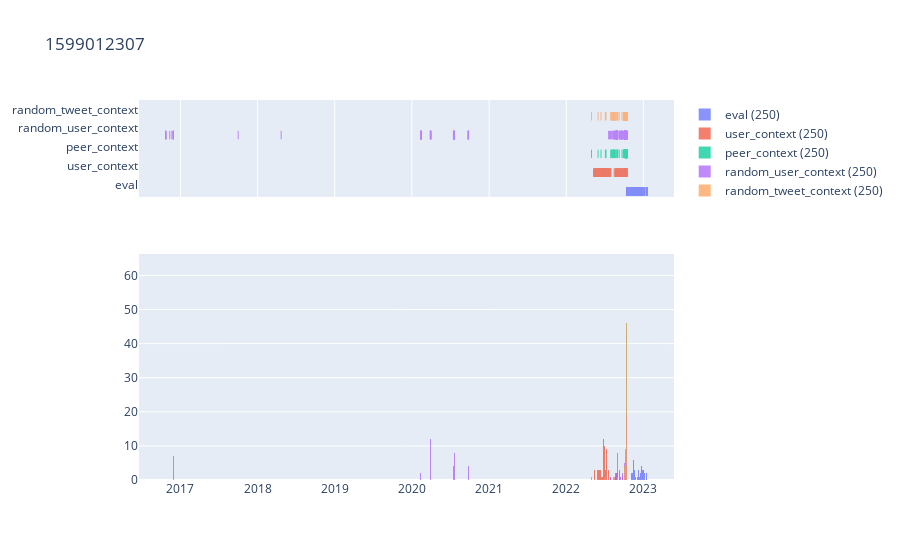
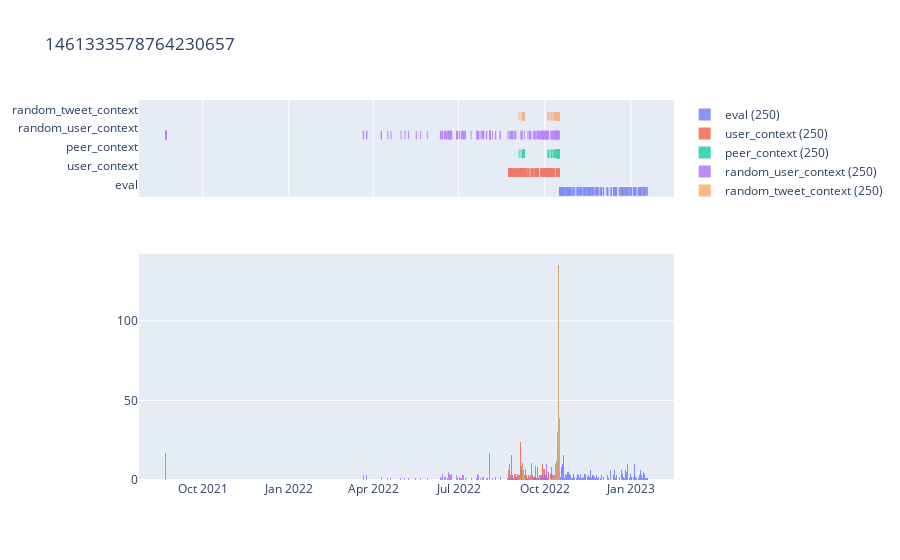
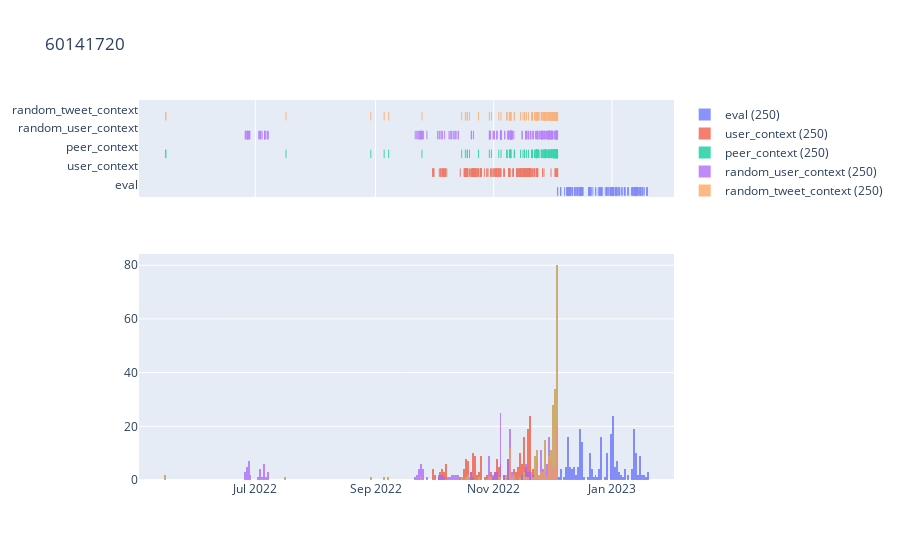

The notebook cell these images were saved under, in order:
### Code cell
for s in all_subjects:
    dl = SubjectDataLoaderFromDisk(user_id=s, data_path=data_path)
    ds = dl.load_data()
    print(s)
    print(f"Total tweets vs unique (peer context): {ds['peer_context'].num_rows} / {len(ds['peer_context'].unique('id'))}")
    print(f"Total tweets vs unique (rand. tweet context): {ds['random_tweet_context'].num_rows} / {len(ds['random_tweet_context'].unique('id'))}")
    peer_ids, rand_tweets_ids = set(ds['peer_context'].unique('conversation_id')), set(ds['random_tweet_context'].unique('conversation_id'))
    print(f"Conversation intersection of peer vs random tweets: {peer_ids.intersection(rand_tweets_ids)}")
    timelines(ds, title=s)

### Figure 1 — Plotly figure (JSON) as saved in the notebook; plotly's stock layout.template omitted (floating-point values rounded to 4 significant figures; data arrays with more than 128 entries replaced by an {"elided": "..."} marker saying what was removed)
{"data": [{"boxpoints": "all", "fillcolor": "rgba(255,255,255,0)", "hoveron": "points", "hovertext": {"elided": "250 str values"}, "jitter": 0, "line": {"color": "rgba(255,255,255,0)"}, "marker": {"color": "#636EFA", "symbol": "line-ns-open"}, "name": "eval", "opacity": 0.75, "showlegend": false, "type": "box", "x": {"elided": "250 str values"}, "xaxis": "x", "yaxis": "y"}, {"marker": {"color": "#636EFA"}, "name": "eval (250)", "opacity": 0.75, "type": "histogram", "x": {"elided": "250 str values"}, "xaxis": "x2", "xbins": {"end": "2023-02-30", "size": "D1", "start": "2007-01-01"}, "yaxis": "y2"}, {"boxpoints": "all", "fillcolor": "rgba(255,255,255,0)", "hoveron": "points", "hovertext": {"elided": "250 str values"}, "jitter": 0, "line": {"color": "rgba(255,255,255,0)"}, "marker": {"color": "#EF553B", "symbol": "line-ns-open"}, "name": "user_context", "opacity": 0.75, "showlegend": false, "type": "box", "x": {"elided": "250 str values"}, "xaxis": "x", "yaxis": "y"}, {"marker": {"color": "#EF553B"}, "name": "user_context (250)", "opacity": 0.75, "type": "histogram", "x": {"elided": "250 str values"}, "xaxis": "x2", "xbins": {"end": "2023-02-30", "size": "D1", "start": "2007-01-01"}, "yaxis": "y2"}, {"boxpoints": "all", "fillcolor": "rgba(255,255,255,0)", "hoveron": "points", "hovertext": {"elided": "250 str values"}, "jitter": 0, "line": {"color": "rgba(255,255,255,0)"}, "marker": {"color": "#00CC96", "symbol": "line-ns-open"}, "name": "peer_context", "opacity": 0.75, "showlegend": false, "type": "box", "x": {"elided": "250 str values"}, "xaxis": "x", "yaxis": "y"}, {"marker": {"color": "#00CC96"}, "name": "peer_context (250)", "opacity": 0.75, "type": "histogram", "x": {"elided": "250 str values"}, "xaxis": "x2", "xbins": {"end": "2023-02-30", "size": "D1", "start": "2007-01-01"}, "yaxis": "y2"}, {"boxpoints": "all", "fillcolor": "rgba(255,255,255,0)", "hoveron": "points", "hovertext": {"elided": "250 str values"}, "jitter": 0, "line": {"color": "rgba(255,255,255,0)"}, "marker": {"color": "#AB63FA", "symbol": "line-ns-open"}, "name": "random_user_context", "opacity": 0.75, "showlegend": false, "type": "box", "x": {"elided": "250 str values"}, "xaxis": "x", "yaxis": "y"}, {"marker": {"color": "#AB63FA"}, "name": "random_user_context (250)", "opacity": 0.75, "type": "histogram", "x": {"elided": "250 str values"}, "xaxis": "x2", "xbins": {"end": "2023-02-30", "size": "D1", "start": "2007-01-01"}, "yaxis": "y2"}, {"boxpoints": "all", "fillcolor": "rgba(255,255,255,0)", "hoveron": "points", "hovertext": {"elided": "250 str values"}, "jitter": 0, "line": {"color": "rgba(255,255,255,0)"}, "marker": {"color": "#FFA15A", "symbol": "line-ns-open"}, "name": "random_tweet_context", "opacity": 0.75, "showlegend": false, "type": "box", "x": {"elided": "250 str values"}, "xaxis": "x", "yaxis": "y"}, {"marker": {"color": "#FFA15A"}, "name": "random_tweet_context (250)", "opacity": 0.75, "type": "histogram", "x": {"elided": "250 str values"}, "xaxis": "x2", "xbins": {"end": "2023-02-30", "size": "D1", "start": "2007-01-01"}, "yaxis": "y2"}], "layout": {"barmode": "overlay", "title": {"text": "1599012307"}, "xaxis": {"anchor": "y", "domain": [0, 1], "matches": "x2", "showticklabels": false}, "xaxis2": {"anchor": "y2", "domain": [0, 1]}, "yaxis": {"anchor": "x", "domain": [0.745, 1]}, "yaxis2": {"anchor": "x2", "domain": [0, 0.595]}}}

### Figure 2 — Plotly figure (JSON) as saved in the notebook; plotly's stock layout.template omitted (floating-point values rounded to 4 significant figures; data arrays with more than 128 entries replaced by an {"elided": "..."} marker saying what was removed)
{"data": [{"boxpoints": "all", "fillcolor": "rgba(255,255,255,0)", "hoveron": "points", "hovertext": {"elided": "250 str values"}, "jitter": 0, "line": {"color": "rgba(255,255,255,0)"}, "marker": {"color": "#636EFA", "symbol": "line-ns-open"}, "name": "eval", "opacity": 0.75, "showlegend": false, "type": "box", "x": {"elided": "250 str values"}, "xaxis": "x", "yaxis": "y"}, {"marker": {"color": "#636EFA"}, "name": "eval (250)", "opacity": 0.75, "type": "histogram", "x": {"elided": "250 str values"}, "xaxis": "x2", "xbins": {"end": "2023-02-30", "size": "D1", "start": "2007-01-01"}, "yaxis": "y2"}, {"boxpoints": "all", "fillcolor": "rgba(255,255,255,0)", "hoveron": "points", "hovertext": {"elided": "250 str values"}, "jitter": 0, "line": {"color": "rgba(255,255,255,0)"}, "marker": {"color": "#EF553B", "symbol": "line-ns-open"}, "name": "user_context", "opacity": 0.75, "showlegend": false, "type": "box", "x": {"elided": "250 str values"}, "xaxis": "x", "yaxis": "y"}, {"marker": {"color": "#EF553B"}, "name": "user_context (250)", "opacity": 0.75, "type": "histogram", "x": {"elided": "250 str values"}, "xaxis": "x2", "xbins": {"end": "2023-02-30", "size": "D1", "start": "2007-01-01"}, "yaxis": "y2"}, {"boxpoints": "all", "fillcolor": "rgba(255,255,255,0)", "hoveron": "points", "hovertext": {"elided": "250 str values"}, "jitter": 0, "line": {"color": "rgba(255,255,255,0)"}, "marker": {"color": "#00CC96", "symbol": "line-ns-open"}, "name": "peer_context", "opacity": 0.75, "showlegend": false, "type": "box", "x": {"elided": "250 str values"}, "xaxis": "x", "yaxis": "y"}, {"marker": {"color": "#00CC96"}, "name": "peer_context (250)", "opacity": 0.75, "type": "histogram", "x": {"elided": "250 str values"}, "xaxis": "x2", "xbins": {"end": "2023-02-30", "size": "D1", "start": "2007-01-01"}, "yaxis": "y2"}, {"boxpoints": "all", "fillcolor": "rgba(255,255,255,0)", "hoveron": "points", "hovertext": {"elided": "250 str values"}, "jitter": 0, "line": {"color": "rgba(255,255,255,0)"}, "marker": {"color": "#AB63FA", "symbol": "line-ns-open"}, "name": "random_user_context", "opacity": 0.75, "showlegend": false, "type": "box", "x": {"elided": "250 str values"}, "xaxis": "x", "yaxis": "y"}, {"marker": {"color": "#AB63FA"}, "name": "random_user_context (250)", "opacity": 0.75, "type": "histogram", "x": {"elided": "250 str values"}, "xaxis": "x2", "xbins": {"end": "2023-02-30", "size": "D1", "start": "2007-01-01"}, "yaxis": "y2"}, {"boxpoints": "all", "fillcolor": "rgba(255,255,255,0)", "hoveron": "points", "hovertext": {"elided": "250 str values"}, "jitter": 0, "line": {"color": "rgba(255,255,255,0)"}, "marker": {"color": "#FFA15A", "symbol": "line-ns-open"}, "name": "random_tweet_context", "opacity": 0.75, "showlegend": false, "type": "box", "x": {"elided": "250 str values"}, "xaxis": "x", "yaxis": "y"}, {"marker": {"color": "#FFA15A"}, "name": "random_tweet_context (250)", "opacity": 0.75, "type": "histogram", "x": {"elided": "250 str values"}, "xaxis": "x2", "xbins": {"end": "2023-02-30", "size": "D1", "start": "2007-01-01"}, "yaxis": "y2"}], "layout": {"barmode": "overlay", "title": {"text": "1461333578764230657"}, "xaxis": {"anchor": "y", "domain": [0, 1], "matches": "x2", "showticklabels": false}, "xaxis2": {"anchor": "y2", "domain": [0, 1]}, "yaxis": {"anchor": "x", "domain": [0.745, 1]}, "yaxis2": {"anchor": "x2", "domain": [0, 0.595]}}}

### Figure 3 — Plotly figure (JSON) as saved in the notebook; plotly's stock layout.template omitted (floating-point values rounded to 4 significant figures; data arrays with more than 128 entries replaced by an {"elided": "..."} marker saying what was removed)
{"data": [{"boxpoints": "all", "fillcolor": "rgba(255,255,255,0)", "hoveron": "points", "hovertext": {"elided": "250 str values"}, "jitter": 0, "line": {"color": "rgba(255,255,255,0)"}, "marker": {"color": "#636EFA", "symbol": "line-ns-open"}, "name": "eval", "opacity": 0.75, "showlegend": false, "type": "box", "x": {"elided": "250 str values"}, "xaxis": "x", "yaxis": "y"}, {"marker": {"color": "#636EFA"}, "name": "eval (250)", "opacity": 0.75, "type": "histogram", "x": {"elided": "250 str values"}, "xaxis": "x2", "xbins": {"end": "2023-02-30", "size": "D1", "start": "2007-01-01"}, "yaxis": "y2"}, {"boxpoints": "all", "fillcolor": "rgba(255,255,255,0)", "hoveron": "points", "hovertext": {"elided": "250 str values"}, "jitter": 0, "line": {"color": "rgba(255,255,255,0)"}, "marker": {"color": "#EF553B", "symbol": "line-ns-open"}, "name": "user_context", "opacity": 0.75, "showlegend": false, "type": "box", "x": {"elided": "250 str values"}, "xaxis": "x", "yaxis": "y"}, {"marker": {"color": "#EF553B"}, "name": "user_context (250)", "opacity": 0.75, "type": "histogram", "x": {"elided": "250 str values"}, "xaxis": "x2", "xbins": {"end": "2023-02-30", "size": "D1", "start": "2007-01-01"}, "yaxis": "y2"}, {"boxpoints": "all", "fillcolor": "rgba(255,255,255,0)", "hoveron": "points", "hovertext": {"elided": "250 str values"}, "jitter": 0, "line": {"color": "rgba(255,255,255,0)"}, "marker": {"color": "#00CC96", "symbol": "line-ns-open"}, "name": "peer_context", "opacity": 0.75, "showlegend": false, "type": "box", "x": {"elided": "250 str values"}, "xaxis": "x", "yaxis": "y"}, {"marker": {"color": "#00CC96"}, "name": "peer_context (250)", "opacity": 0.75, "type": "histogram", "x": {"elided": "250 str values"}, "xaxis": "x2", "xbins": {"end": "2023-02-30", "size": "D1", "start": "2007-01-01"}, "yaxis": "y2"}, {"boxpoints": "all", "fillcolor": "rgba(255,255,255,0)", "hoveron": "points", "hovertext": {"elided": "250 str values"}, "jitter": 0, "line": {"color": "rgba(255,255,255,0)"}, "marker": {"color": "#AB63FA", "symbol": "line-ns-open"}, "name": "random_user_context", "opacity": 0.75, "showlegend": false, "type": "box", "x": {"elided": "250 str values"}, "xaxis": "x", "yaxis": "y"}, {"marker": {"color": "#AB63FA"}, "name": "random_user_context (250)", "opacity": 0.75, "type": "histogram", "x": {"elided": "250 str values"}, "xaxis": "x2", "xbins": {"end": "2023-02-30", "size": "D1", "start": "2007-01-01"}, "yaxis": "y2"}, {"boxpoints": "all", "fillcolor": "rgba(255,255,255,0)", "hoveron": "points", "hovertext": {"elided": "250 str values"}, "jitter": 0, "line": {"color": "rgba(255,255,255,0)"}, "marker": {"color": "#FFA15A", "symbol": "line-ns-open"}, "name": "random_tweet_context", "opacity": 0.75, "showlegend": false, "type": "box", "x": {"elided": "250 str values"}, "xaxis": "x", "yaxis": "y"}, {"marker": {"color": "#FFA15A"}, "name": "random_tweet_context (250)", "opacity": 0.75, "type": "histogram", "x": {"elided": "250 str values"}, "xaxis": "x2", "xbins": {"end": "2023-02-30", "size": "D1", "start": "2007-01-01"}, "yaxis": "y2"}], "layout": {"barmode": "overlay", "title": {"text": "60141720"}, "xaxis": {"anchor": "y", "domain": [0, 1], "matches": "x2", "showticklabels": false}, "xaxis2": {"anchor": "y2", "domain": [0, 1]}, "yaxis": {"anchor": "x", "domain": [0.745, 1]}, "yaxis2": {"anchor": "x2", "domain": [0, 0.595]}}}
